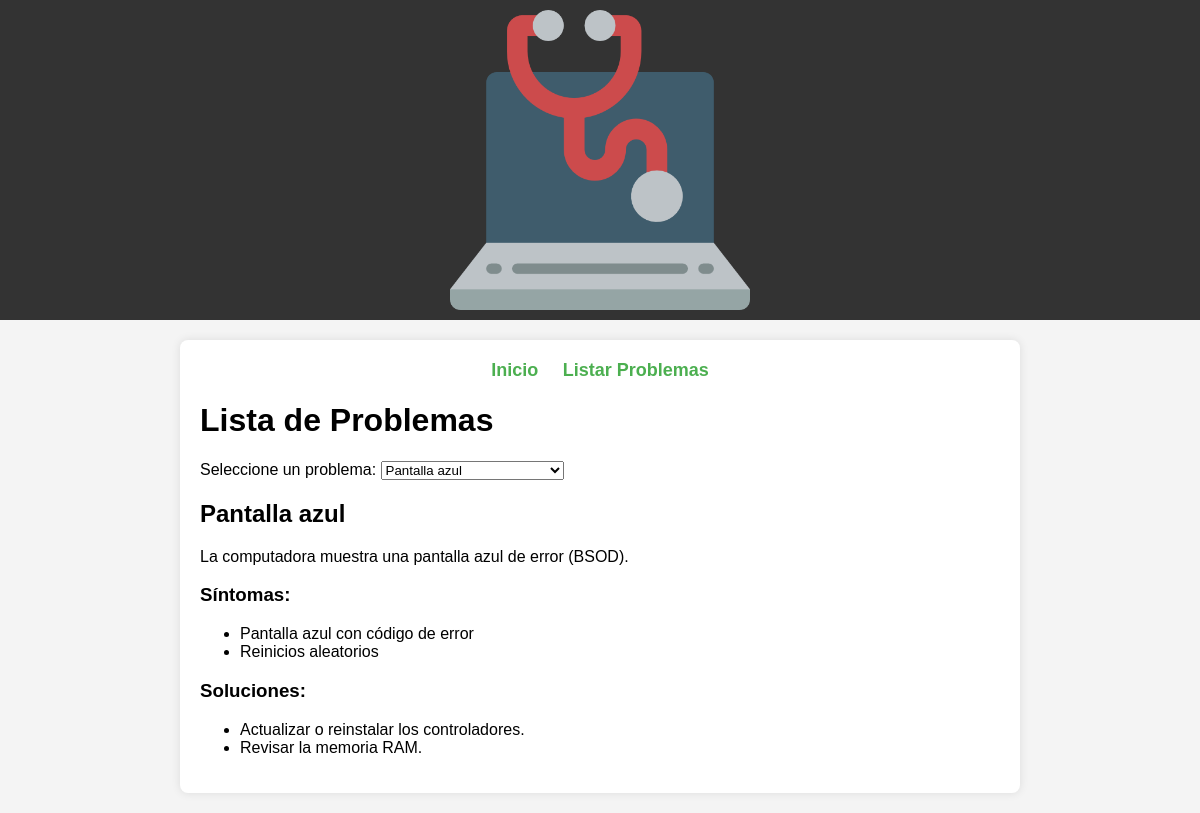
The page /listar.php?id_prob=2 on the database its author committed.
### tables this page shows
CREATE TABLE `problema` (
  `id_prob` int(5) NOT NULL,
  `nom_prob` varchar(100) DEFAULT NULL,
  `desc_prob` varchar(500) DEFAULT NULL
);

CREATE TABLE `sintoma` (
  `id_sint` int(5) NOT NULL,
  `nom_sint` varchar(100) DEFAULT NULL,
  `id_prob` int(5) DEFAULT NULL
);

CREATE TABLE `solucion` (
  `id_sol` int(5) NOT NULL,
  `desc_sol` varchar(500) DEFAULT NULL,
  `id_prob` int(5) DEFAULT NULL
);

### listar.php (the view, shortened to what this page needs)
<?php
require_once("Conexion.php");
$sql = "SELECT id_prob, nom_prob FROM problema";
$result = mysqli_query($con, $sql);
$problemas = mysqli_fetch_all($result, MYSQLI_ASSOC);
$selected_problem_id = isset($_GET['id_prob']) ? $_GET['id_prob'] : null;
$selected_problem = null;
$sintomas = [];
$soluciones = [];
if ($selected_problem_id) {
    $sql = "SELECT * FROM problema WHERE id_prob = '" . $selected_problem_id . "'";
    $result = mysqli_query($con, $sql);
    $selected_problem = mysqli_fetch_assoc($result);
    $sql = "SELECT nom_sint FROM sintoma WHERE id_prob = '" . $selected_problem_id . "'";
    $result = mysqli_query($con, $sql);
    $sintomas = mysqli_fetch_all($result, MYSQLI_ASSOC);
    $sql = "SELECT desc_sol FROM solucion WHERE id_prob = '" . $selected_problem_id . "'";
    $result = mysqli_query($con, $sql);
    $soluciones = mysqli_fetch_all($result, MYSQLI_ASSOC);
}
?>
<html>
<head>
    <link rel='stylesheet' href='estilo_Pag.css'>
</head>
<body>
<div class="Titulo" id="Titulo">
    <center><img src="Imagen/sml_slogan.png" alt="Logo"></center>
</div>
<div class="Cont" id="Cont">
    <div class="menu">
        <a href="index.php">Inicio</a>
        <a href="listar.php">Listar Problemas</a>
    </div>
    <h1>Lista de Problemas</h1>
    <form method="get" action="listar.php">
        <label for="id_prob">Seleccione un problema:</label>
        <select name="id_prob" id="id_prob" onchange="this.form.submit()">
            <?php foreach ($problemas as $problema): ?>
                <option value="<?php echo $problema['id_prob']; ?>" <?php if ($selected_problem_id == $problema['id_prob']) echo 'selected'; ?>>
                    <?php echo $problema['nom_prob']; ?>
                </option>
            <?php endforeach; ?>
        </select>
    </form>
    <?php if ($selected_problem): ?>
        <div class="problema">
            <h2><?php echo $selected_problem['nom_prob']; ?></h2>
            <p><?php echo $selected_problem['desc_prob']; ?></p>
            <h3>Síntomas:</h3>
            <ul>
                <?php foreach ($sintomas as $sintoma): ?>
                    <li><?php echo $sintoma['nom_sint']; ?></li>
                <?php endforeach; ?>
            </ul>
            <h3>Soluciones:</h3>
            <ul>
                <?php foreach ($soluciones as $solucion): ?>
                    <li><?php echo $solucion['desc_sol']; ?></li>
                <?php endforeach; ?>
            </ul>
        </div>
    <?php endif; ?>
</div>
</body>
</html>

### estilo_pag.css (style rules this page uses)
body { font-family: Arial, sans-serif; background-color: #f4f4f4; margin: 0; padding: 0; }
.Titulo { background-color: #333; color: #fff; padding: 10px 0; text-align: center; }
.Titulo img { width: 300px; }
.Cont { margin: 20px auto; padding: 20px; background: #fff; border-radius: 8px; box-shadow: 0 0 10px rgba(0,0,0,0.1); max-width: 800px; }
.menu { text-align: center; margin-bottom: 20px; }
.menu a { margin: 0 10px; text-decoration: none; color: #4CAF50; font-size: 18px; font-weight: bold; }

### rows shown on the page
problema: nom_prob "Pantalla azul", desc_prob "La computadora muestra una pantalla azul de error (BSOD)."
sintoma: nom_sint "Pantalla azul con código de error"
sintoma: nom_sint "Reinicios aleatorios"
solucion: desc_sol "Actualizar o reinstalar los controladores."
solucion: desc_sol "Revisar la memoria RAM."

### other values the page prints
form field id_prob "Pantalla azul"
